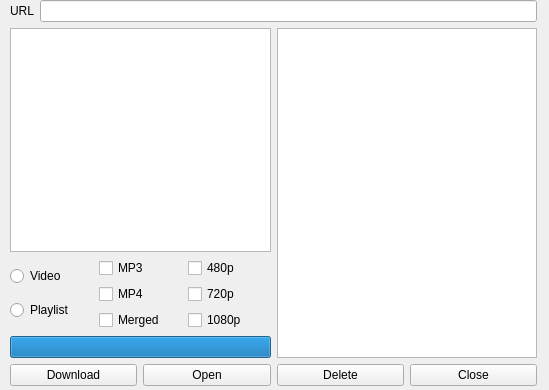
<?xml version="1.0" encoding="UTF-8"?>
<ui version="4.0">
 <class>MainWindow</class>
 <widget class="QMainWindow" name="MainWindow">
  <property name="geometry">
   <rect>
    <x>0</x>
    <y>0</y>
    <width>549</width>
    <height>390</height>
   </rect>
  </property>
  <property name="minimumSize">
   <size>
    <width>549</width>
    <height>390</height>
   </size>
  </property>
  <property name="maximumSize">
   <size>
    <width>549</width>
    <height>390</height>
   </size>
  </property>
  <property name="focusPolicy">
   <enum>Qt::TabFocus</enum>
  </property>
  <property name="windowTitle">
   <string>Youtube Downloader</string>
  </property>
  <property name="autoFillBackground">
   <bool>false</bool>
  </property>
  <widget class="QWidget" name="centralwidget">
   <widget class="QWidget" name="layoutWidget">
    <property name="geometry">
     <rect>
      <x>10</x>
      <y>0</y>
      <width>527</width>
      <height>386</height>
     </rect>
    </property>
    <layout class="QVBoxLayout" name="central_layout">
     <item>
      <layout class="QHBoxLayout" name="url_layout">
       <item>
        <widget class="QLabel" name="url_label">
         <property name="text">
          <string>URL</string>
         </property>
         <property name="scaledContents">
          <bool>false</bool>
         </property>
         <property name="indent">
          <number>-1</number>
         </property>
        </widget>
       </item>
       <item>
        <widget class="QLineEdit" name="url_input"/>
       </item>
      </layout>
     </item>
     <item>
      <layout class="QHBoxLayout" name="th_files_layout">
       <item>
        <layout class="QVBoxLayout" name="bar_layout">
         <item>
          <widget class="QGraphicsView" name="thumbnail"/>
         </item>
         <item>
          <layout class="QHBoxLayout" name="options_layout_2">
           <item>
            <layout class="QVBoxLayout" name="play_vid_layout_2">
             <item>
              <widget class="QRadioButton" name="video_check_2">
               <property name="text">
                <string>Video</string>
               </property>
              </widget>
             </item>
             <item>
              <widget class="QRadioButton" name="playlist_check_2">
               <property name="text">
                <string>Playlist</string>
               </property>
              </widget>
             </item>
            </layout>
           </item>
           <item>
            <layout class="QVBoxLayout" name="type_layout_2">
             <item>
              <widget class="QCheckBox" name="mp3_2">
               <property name="text">
                <string>MP3</string>
               </property>
              </widget>
             </item>
             <item>
              <widget class="QCheckBox" name="mp4_2">
               <property name="text">
                <string>MP4</string>
               </property>
              </widget>
             </item>
             <item>
              <widget class="QCheckBox" name="merged_2">
               <property name="text">
                <string>Merged</string>
               </property>
              </widget>
             </item>
            </layout>
           </item>
           <item>
            <layout class="QVBoxLayout" name="res_layout_2">
             <item>
              <widget class="QCheckBox" name="_480p_2">
               <property name="text">
                <string>480p</string>
               </property>
              </widget>
             </item>
             <item>
              <widget class="QCheckBox" name="_720p_2">
               <property name="text">
                <string>720p</string>
               </property>
              </widget>
             </item>
             <item>
              <widget class="QCheckBox" name="_1080p_2">
               <property name="text">
                <string>1080p</string>
               </property>
              </widget>
             </item>
            </layout>
           </item>
          </layout>
         </item>
         <item>
          <widget class="QProgressBar" name="progressBar_2">
           <property name="value">
            <number>100</number>
           </property>
           <property name="alignment">
            <set>Qt::AlignCenter</set>
           </property>
           <property name="textVisible">
            <bool>false</bool>
           </property>
           <property name="orientation">
            <enum>Qt::Horizontal</enum>
           </property>
          </widget>
         </item>
        </layout>
       </item>
       <item>
        <widget class="QTreeView" name="file_view"/>
       </item>
      </layout>
     </item>
     <item>
      <layout class="QHBoxLayout" name="buttons_layout">
       <item>
        <widget class="QPushButton" name="download_btn">
         <property name="text">
          <string>Download</string>
         </property>
        </widget>
       </item>
       <item>
        <widget class="QPushButton" name="open_file_btn">
         <property name="text">
          <string>Open</string>
         </property>
        </widget>
       </item>
       <item>
        <widget class="QPushButton" name="del_file_btn">
         <property name="text">
          <string>Delete</string>
         </property>
        </widget>
       </item>
       <item>
        <widget class="QPushButton" name="close_btn">
         <property name="text">
          <string>Close</string>
         </property>
        </widget>
       </item>
      </layout>
     </item>
    </layout>
   </widget>
  </widget>
 </widget>
 <resources/>
 <connections/>
</ui>
